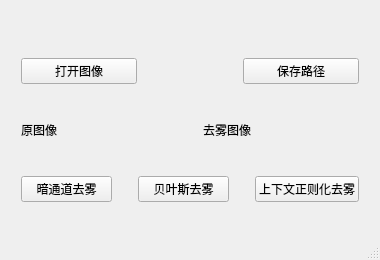
<?xml version="1.0" encoding="UTF-8"?>
<ui version="4.0">
 <class>MainWindow</class>
 <widget class="QMainWindow" name="MainWindow">
  <property name="geometry">
   <rect>
    <x>0</x>
    <y>0</y>
    <width>380</width>
    <height>260</height>
   </rect>
  </property>
  <property name="windowTitle">
   <string>计算机视觉课程设计</string>
  </property>
  <widget class="QWidget" name="centralWidget">
   <widget class="QWidget" name="layoutWidget">
    <property name="geometry">
     <rect>
      <x>10</x>
      <y>40</y>
      <width>360</width>
      <height>180</height>
     </rect>
    </property>
    <layout class="QVBoxLayout" name="verticalLayout">
     <item>
      <layout class="QHBoxLayout" name="horizontalLayout">
       <item>
        <widget class="QPushButton" name="btOpenImage">
         <property name="text">
          <string>打开图像</string>
         </property>
        </widget>
       </item>
       <item>
        <spacer name="horizontalSpacer_3">
         <property name="orientation">
          <enum>Qt::Horizontal</enum>
         </property>
         <property name="sizeType">
          <enum>QSizePolicy::Fixed</enum>
         </property>
         <property name="sizeHint" stdset="0">
          <size>
           <width>100</width>
           <height>40</height>
          </size>
         </property>
        </spacer>
       </item>
       <item>
        <widget class="QPushButton" name="btSelSavePath">
         <property name="text">
          <string>保存路径</string>
         </property>
        </widget>
       </item>
      </layout>
     </item>
     <item>
      <spacer name="verticalSpacer_3">
       <property name="orientation">
        <enum>Qt::Vertical</enum>
       </property>
       <property name="sizeType">
        <enum>QSizePolicy::Fixed</enum>
       </property>
       <property name="sizeHint" stdset="0">
        <size>
         <width>10</width>
         <height>10</height>
        </size>
       </property>
      </spacer>
     </item>
     <item>
      <layout class="QHBoxLayout" name="horizontalLayout_3">
       <property name="sizeConstraint">
        <enum>QLayout::SetNoConstraint</enum>
       </property>
       <item>
        <widget class="KLabel" name="orgImage">
         <property name="text">
          <string>原图像</string>
         </property>
        </widget>
       </item>
       <item>
        <spacer name="horizontalSpacer">
         <property name="orientation">
          <enum>Qt::Horizontal</enum>
         </property>
         <property name="sizeType">
          <enum>QSizePolicy::Fixed</enum>
         </property>
         <property name="sizeHint" stdset="0">
          <size>
           <width>20</width>
           <height>40</height>
          </size>
         </property>
        </spacer>
       </item>
       <item>
        <widget class="KLabel" name="defogImage">
         <property name="text">
          <string>去雾图像</string>
         </property>
        </widget>
       </item>
      </layout>
     </item>
     <item>
      <spacer name="verticalSpacer">
       <property name="orientation">
        <enum>Qt::Vertical</enum>
       </property>
       <property name="sizeType">
        <enum>QSizePolicy::Fixed</enum>
       </property>
       <property name="sizeHint" stdset="0">
        <size>
         <width>10</width>
         <height>10</height>
        </size>
       </property>
      </spacer>
     </item>
     <item>
      <layout class="QHBoxLayout" name="horizontalLayout_2">
       <item>
        <widget class="QPushButton" name="btDarkChannal">
         <property name="text">
          <string>暗通道去雾</string>
         </property>
        </widget>
       </item>
       <item>
        <spacer name="horizontalSpacer_2">
         <property name="orientation">
          <enum>Qt::Horizontal</enum>
         </property>
         <property name="sizeType">
          <enum>QSizePolicy::Fixed</enum>
         </property>
         <property name="sizeHint" stdset="0">
          <size>
           <width>20</width>
           <height>40</height>
          </size>
         </property>
        </spacer>
       </item>
       <item>
        <widget class="QPushButton" name="btBayesian">
         <property name="text">
          <string>贝叶斯去雾</string>
         </property>
        </widget>
       </item>
       <item>
        <spacer name="horizontalSpacer_4">
         <property name="orientation">
          <enum>Qt::Horizontal</enum>
         </property>
         <property name="sizeType">
          <enum>QSizePolicy::Fixed</enum>
         </property>
         <property name="sizeHint" stdset="0">
          <size>
           <width>20</width>
           <height>40</height>
          </size>
         </property>
        </spacer>
       </item>
       <item>
        <widget class="QPushButton" name="btRegDefog">
         <property name="text">
          <string>上下文正则化去雾</string>
         </property>
        </widget>
       </item>
      </layout>
     </item>
    </layout>
   </widget>
  </widget>
  <widget class="QStatusBar" name="statusBar"/>
 </widget>
 <layoutdefault spacing="6" margin="11"/>
 <customwidgets>
  <customwidget>
   <class>KLabel</class>
   <extends>QLabel</extends>
   <header>klabel.h</header>
  </customwidget>
 </customwidgets>
 <resources/>
 <connections/>
</ui>
